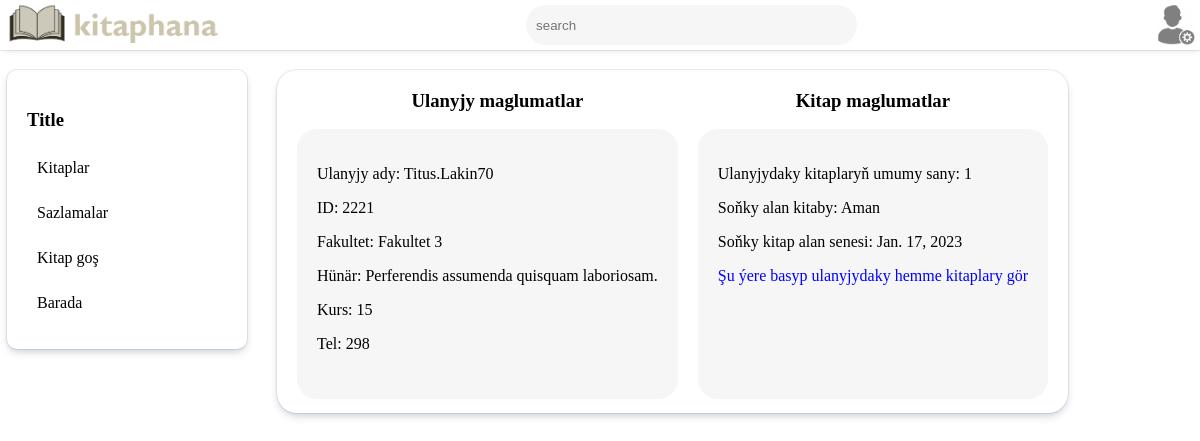
Page /user/2221 (signed in) on the committed database.
### base/models.py (models this page shows)
class Card(models.Model):
    id = models.IntegerField(primary_key=True, unique=True)
    username = models.CharField(max_length=400)
    fakultet = models.CharField(max_length=400)
    kurs = models.CharField(max_length=300)
    profession = models.CharField(max_length=300)
    address = models.CharField(max_length=600)
    phoneNumber = models.CharField(max_length=30)
    birthDate = models.DateField(max_length=400)

class Record(models.Model):
    user = models.ForeignKey(
        Card, on_delete=models.CASCADE, related_name='recordsUser')
    book = models.ForeignKey(
        Book, on_delete=models.CASCADE, related_name='recordsBook')
    date = models.DateField(auto_now=True)

class Book(models.Model):
    id = models.IntegerField(primary_key=True, unique=True)
    name = models.CharField(max_length=300)
    image = models.ImageField(upload_to='images/%m')
    author = models.CharField(max_length=300)
    category = models.CharField(max_length=200)
    allNumber = models.IntegerField()
    pubDate = models.DateField()

### base/views.py (the view)
# urls.py: path('user/<int:pk>', user, name='user'),
def user(request, pk=None):
    if request.session['auth']:
        if not pk:
            pk = request.GET.get('id')
        user_ = get_object_or_404(Card, id=pk)
        context = {'user': user_}
        return render(request, 'user.html', context=context)
    return redirect('home')

### templates/user.html (shortened to what this page needs)
{% extends 'base.html' %} {% load static %} {% block content %}
<div class="bookmain">
  <div class="divv">
    <h3>Ulanyjy maglumatlar</h3>
    <div class="bookinfo" style="margin-right: 20px">
      <p>Ulanyjy ady: {{user.username}}</p>
      <p>ID: {{user.id}}</p>
      <p>Fakultet: {{user.fakultet}}</p>
      <p>Hünär: {{user.profession}}</p>
      <p>Kurs: {{user.kurs}}</p>
      <p>Tel: {{user.phoneNumber}}</p>
    </div>
  </div>
  <div class="divv">
    <h3>Kitap maglumatlar</h3>
    <div class="bookinfo">
      <p>Ulanyjydaky kitaplaryň umumy sany: {{user.recordsUser.count}}</p>
      <p>Soňky alan kitaby: {{user.recordsUser.last.book.name}}</p>
      <p>Soňky kitap alan senesi: {{user.recordsUser.last.date}}</p>
      <p style="color: blue; cursor: pointer" onclick="func({{user.id}})">
        Şu ýere basyp ulanyjydaky hemme kitaplary gör
      </p>
    </div>
  </div>
</div>
{% endblock content %}

### static/style.css (style rules this page uses)
html, body, div, span, applet, object, iframe, h1, h2, h3, h4, h5, h6, p, blockquote, pre, a, abbr, acronym, address, big, cite, code, del, dfn, em, img, ins, kbd, q, s, samp, small, strike, strong, sub, sup, tt, var, b, u, i, center, dl, dt, dd, ol, ul, li, fieldset, form, label, legend, table, caption, tbody, tfoot, thead, tr, th, td, article, aside, canvas, details, embed, figure, figcaption, footer, header, hgroup, menu, nav, output, ruby, section, summary, time, mark, audio, video { font-family: tttravelsnextblack; }
body { background: #ffff; margin: 0; padding: 0; color: black; }
.bookmain { margin-left: 10px; height: 303px; display: flex; flex-direction: row; flex-wrap: nowrap; background: #ffff; border-radius: 20px; padding: 20px; margin-bottom: 20px; box-shadow: rgb(9 30 66 / 25%) 0px 4px 8px -2px, rgb(9 30 66 / 8%) 0px 0px 0px 1px; }
.bookinfo { border-radius: 20px; padding: 20px; background: #f6f6f6; height: 230px; }
.divv h3 { text-align: center; margin: 0; margin-bottom: 17px; }

### rows in the picture
Card: username "Titus.Lakin70", id "2221", fakultet "Fakultet 3", profession "Perferendis assumenda quisquam laboriosam.", kurs "15", phoneNumber "298", recordsUser.count "1", recordsUser.last.book.name "Aman", recordsUser.last "Jan. 17, 2023"
